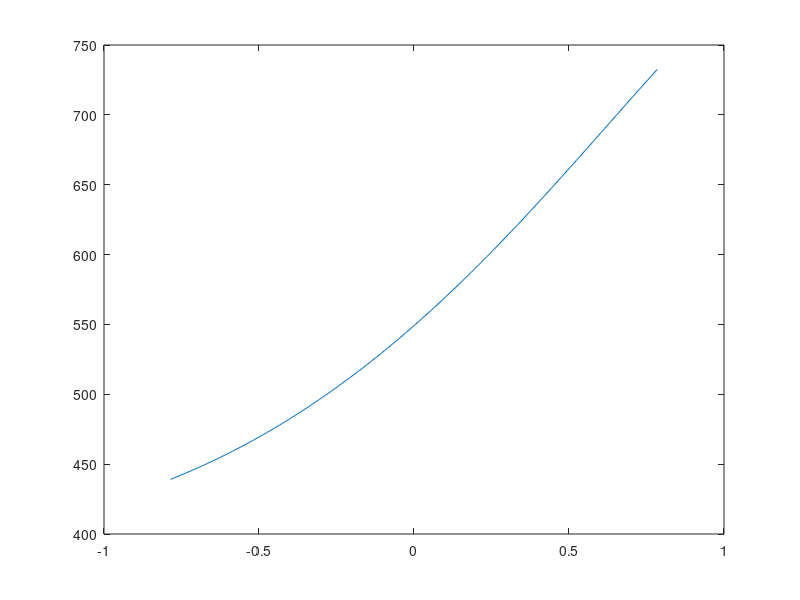

MATLAB code to generate this figure:
clear
clc
close all

neff1 = 2.545144;   % From Sim
neff2 = 3.1;        % From Rushabh

ff = 0.5;
neff_avg = ff*neff1 + (1-ff)*neff2;

lambda_0 = 1550;
lambda = lambda_0 / neff_avg;

theta_air = (-pi/4):0.01:(pi/4);   % 90 degrees

gratingPeriod = lambda_0 ./ (neff_avg - sin(theta_air));

plot(theta_air, gratingPeriod)





